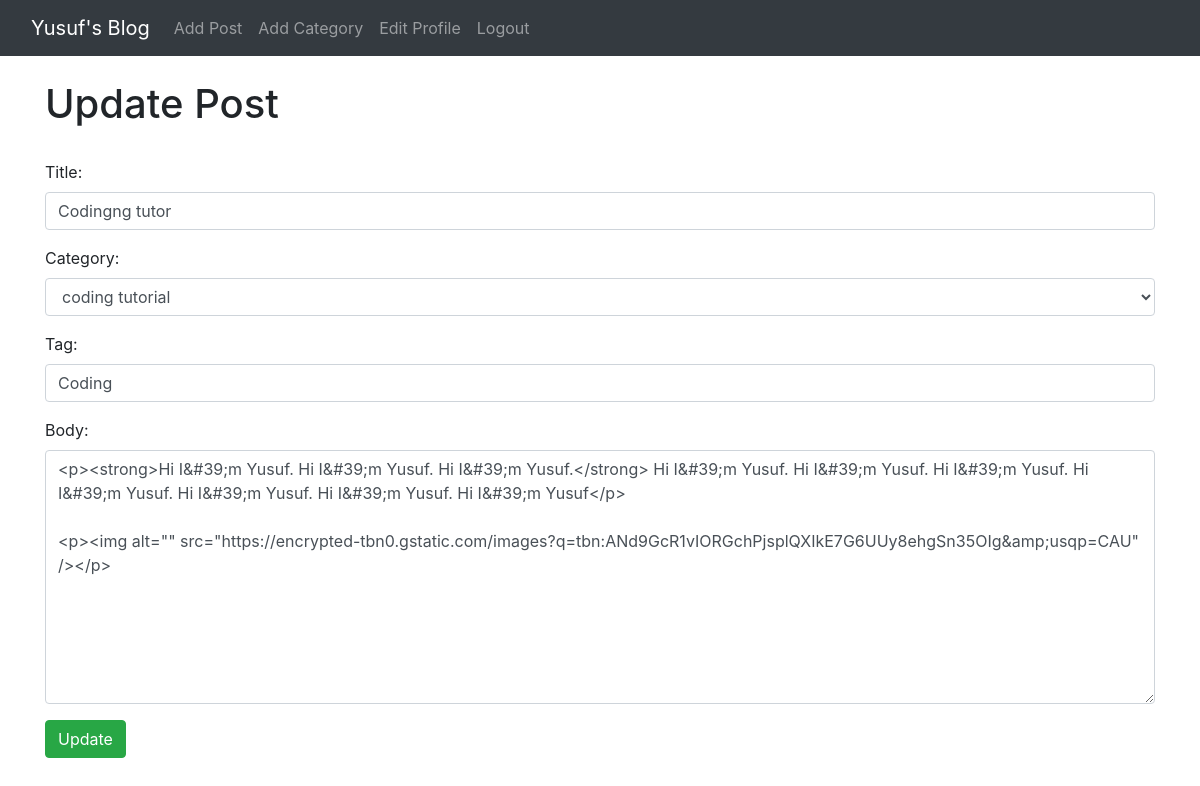
The app's page /article/edit/13 (signed in) with its own data.
### blog/models.py (models this page shows, shortened)
class Post(models.Model):
    title = models.CharField(max_length=255)
    header_image = models.ImageField(upload_to='images/', null=True, blank=True)
    tag = models.CharField(max_length=255, null=True, blank=True)
    author = models.ForeignKey(User, on_delete=models.CASCADE)
    body = RichTextField(blank=True, null=True)
    post_date = models.DateField(auto_now_add=True)
    category = models.ForeignKey(Category, on_delete=models.CASCADE, null=True, blank=True)
    snippet = models.CharField(max_length=255, default='Click Link Above To Read Blog Post...')
    likes = models.ManyToManyField(User, related_name='blog_posts')

### blog/views.py (the view)
# urls.py: path('article/edit/<int:pk>', UpdaePostView.as_view(), name="update_post"),
class UpdaePostView(UpdateView):
    model = Post
    form_class = EditForm
    template_name = "blog/update_post.html"

### blog/forms.py
class EditForm(forms.ModelForm):
    class Meta:
        model = Post
        fields = ['title', 'category', 'tag', 'body']
        widgets = {
            'title': forms.TextInput(attrs={
                'class': 'form-control',
                'placeholder': 'Title'
            }),
            'category': forms.Select(attrs={
                'class': 'form-control',
            }),
            'tag': forms.TextInput(attrs={
                'class': 'form-control',
                'placeholder': 'Tag'
            }),
            'body': forms.Textarea(attrs={
                'class': 'form-control',
                'placeholder': 'Body'
            }),
        }

### blog/models.py (called while the page is built)
    def __str__(self):
        return self.name

### blog/templates/blog/update_post.html (shortened to what this page needs)
{% extends "base.html" %}
{% block content %}
    {% if user.is_authenticated %}
        <h1>Update Post</h1>
        <br>
        <div class="form-group">
            <form method="post">
                {{ form.as_p }}
                <button class="btn btn-success">Update</button>
            </form>
        </div>
    {% else %}
        You are not allowed!
    {% endif %}
{% endblock %}

### records on screen
Post: title "Codingng tutor", category "coding tutorial", tag "Coding", body "<p><strong>Hi I&#39;m Yusuf. Hi I&#39;m Yusuf. Hi I&#39;m Yusuf.</strong> Hi I&#39;m Yusuf. Hi I&#39;m Yusuf. Hi I&#39;m Yusuf. Hi I&#39;m Yusuf. Hi I&#39;m Yusuf. Hi I&#39;m Yusuf. Hi I&#39;m Yusuf</p> <p><img alt=\"\" src=\"https://encrypted-tbn0.gstatic.com/images?q=tbn:ANd9GcR1vIORGchPjsplQXIkE7G6UUy8ehgSn35OIg&amp;usqp=CAU\" /></p>"
